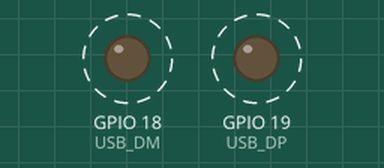
The program below on a simulated ESP32-C3. Parts: output pins drawn as LEDs (lit = HIGH). Dashed ring = blinking. Pins used as bus, display or sensor lines are not drawn.

Above: at 0.2 s.
Timing chart, 0 to 5.8 s (numbered marks = the images above):
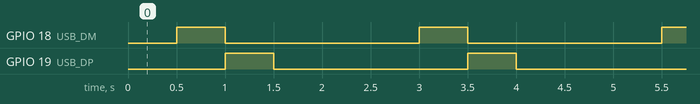

Measured:
- by itself, GPIO 18 (USB_DM), GPIO 19 (USB_DP): alternates HIGH for 0.50 s and LOW for 2.0 s
- by itself, everything shown: repeats every 2.5 s, in 3 steps

The program:

main.cpp
```cpp
#include <Arduino.h>

#define TXD 21
#define USB_DM 18
#define USB_DP 19
#define SDA 6
#define SCL 7

void setup() {
  // Ce code roule seulement une fois au départ
  pinMode(TXD, OUTPUT);
  digitalWrite(TXD, HIGH);

  pinMode(USB_DM, OUTPUT);
  digitalWrite(USB_DM, LOW);

  pinMode(USB_DP, OUTPUT);
  digitalWrite(USB_DP, LOW);

  pinMode(SDA, OUTPUT);
  digitalWrite(SDA, LOW);

  pinMode(SCL, OUTPUT);
  digitalWrite(SCL, LOW);

}

void loop() {
  // Ce code roule en boucle après le setup()
  delay(500); //donc 0,5sec
  digitalWrite(TXD, LOW);
  digitalWrite(USB_DM, HIGH);

  delay(500); //donc 0,5sec
  digitalWrite(USB_DM, LOW);
  digitalWrite(USB_DP, HIGH);

  delay(500); //donc 0,5sec
  digitalWrite(USB_DP, LOW);
  digitalWrite(SDA, HIGH);

  delay(500); //donc 0,5sec
  digitalWrite(SDA, LOW);
  digitalWrite(SCL, HIGH);

  delay(500); //donc 0,5sec
  digitalWrite(SCL, LOW);
  digitalWrite(TXD, HIGH);
}
```
